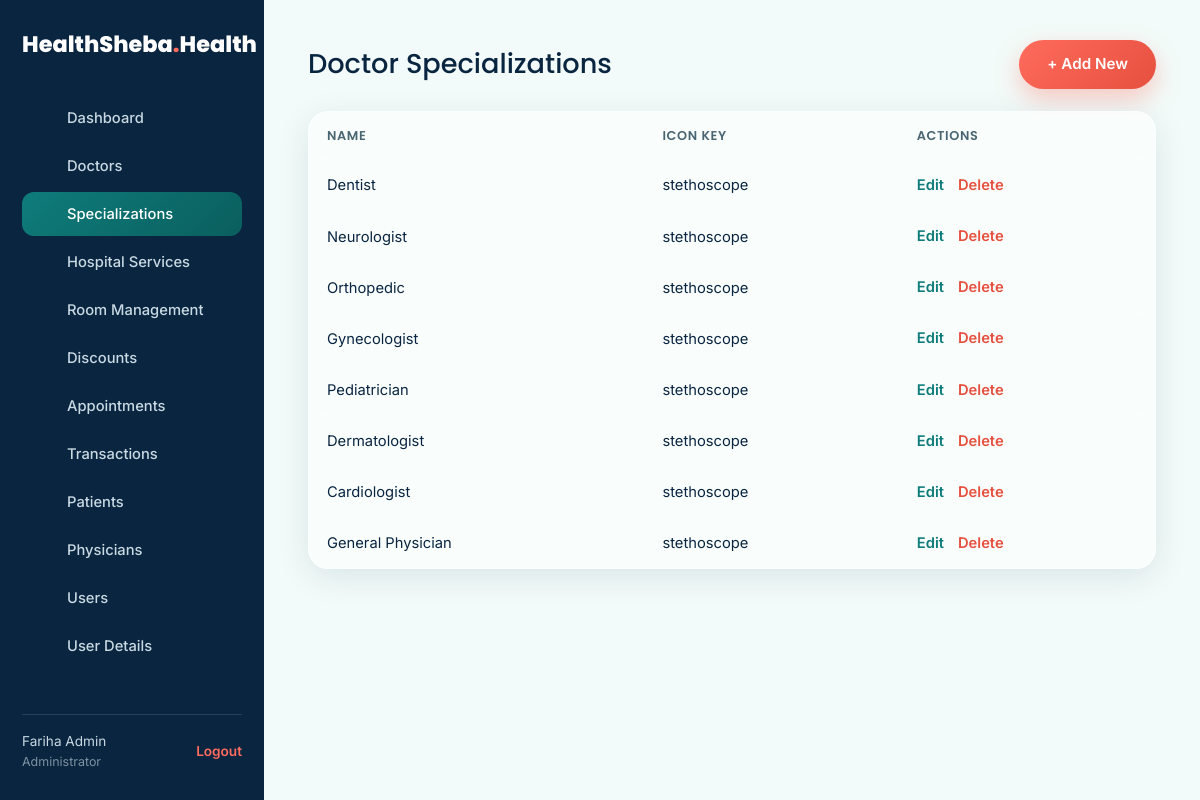
Page /specializations.php (signed in) on the committed database.
### tables this page shows
CREATE TABLE IF NOT EXISTS users (
    id INT AUTO_INCREMENT PRIMARY KEY,
    full_name VARCHAR(150) NOT NULL,
    email VARCHAR(150) NOT NULL UNIQUE,
    phone VARCHAR(30) DEFAULT NULL,
    password_hash VARCHAR(255) NOT NULL,
    role ENUM('admin','patient','physician','vendor') NOT NULL DEFAULT 'patient',
    created_at TIMESTAMP DEFAULT CURRENT_TIMESTAMP
);

CREATE TABLE IF NOT EXISTS doctor_specializations (
    id INT AUTO_INCREMENT PRIMARY KEY,
    name VARCHAR(100) NOT NULL UNIQUE,
    icon VARCHAR(50) DEFAULT 'stethoscope'
);

### specializations.php (called while the page is built, shortened)
<?php
require_once __DIR__ . '/../includes/functions.php';
$config = [
    'table' => 'doctor_specializations',
    'title' => 'Doctor Specializations',
    'fields' => [
        'name' => ['label' => 'Name', 'type' => 'text', 'required' => true],
        'icon' => ['label' => 'Icon key', 'type' => 'text', 'default' => 'stethoscope'],
    ],
    'list_columns' => ['name', 'icon'],
];
require_once __DIR__ . '/../includes/admin_layout_header.php';
require_once __DIR__ . '/../includes/crud_engine.php';
render_crud($pdo, $config);
require_once __DIR__ . '/../includes/admin_layout_footer.php';

### functions.php (called while the page is built, shortened)
<?php
function e(?string $value): string {
    return htmlspecialchars($value ?? '', ENT_QUOTES, 'UTF-8');
}
function is_logged_in(): bool {
    return !empty($_SESSION['user_id']);
}
function current_user(): ?array {
    static $cache = null;
    if ($cache !== null) return $cache;
    $pdo = getPDO();
    $stmt = $pdo->prepare("SELECT id, full_name, email, role FROM users WHERE id = ?");
    $stmt->execute([$_SESSION['user_id']]);
    $cache = $stmt->fetch() ?: null;
    return $cache;
}

### admin_functions.php (called while the page is built, shortened)
<?php
function require_admin(): void {
    $user = current_user();
}

### crud_engine.php (called while the page is built, shortened)
<?php
function render_crud(PDO $pdo, array $config): void {
    $table       = $config['table'];
    $pk          = $config['primary_key'] ?? 'id';
    $fields      = $config['fields'];
    $allowAdd    = $config['allow_add'] ?? true;
    $allowDelete = $config['allow_delete'] ?? true;
    $listColumns = $config['list_columns'] ?? array_keys($fields);
    $title       = $config['title'];
    $action = $_GET['action'] ?? 'list';
    $sql = "SELECT * FROM `$table`";
    $params = [];
    $sql .= " ORDER BY `$pk` DESC LIMIT 200";
    $stmt = $pdo->prepare($sql);
    $stmt->execute($params);
    $rows = $stmt->fetchAll();
    include __DIR__ . '/crud_view.php';
}

### crud_view.php (the view, shortened to what this page needs)
<?php
$showForm = $action === 'add' || $action === 'edit';
$selfFile = basename($_SERVER['PHP_SELF']);
$pwField = null;
?>
<div class="admin-content">
  <div class="admin-content-head">
    <h1><?= e($title) ?></h1>
    <?php if ($allowAdd && !$showForm): ?>
      <a href="?action=add" class="btn btn-primary">+ Add New</a>
    <?php elseif ($showForm): ?>
      <a href="<?= e($selfFile) ?>" class="btn btn-ghost">&larr; Back to list</a>
    <?php endif; ?>
  </div>
  <?php if ($showForm): ?>
    <div class="glass-card" style="padding:30px 34px;max-width:640px;">
      <form method="post">
        <input type="hidden" name="csrf_token" value="<?= e(csrf_token()) ?>">
        <input type="hidden" name="do" value="<?= $action === 'edit' ? 'update' : 'create' ?>">
        <?php if ($action === 'edit'): ?><input type="hidden" name="id" value="<?= (int) $editRow[$pk] ?>"><?php endif; ?>
        <?php foreach ($fields as $key => $f):
            $type = $f['type'] ?? 'text';
            if ($type === 'password') continue;
            $val = $editRow[$key] ?? ($f['default'] ?? '');
        ?>
          <div class="field">
            <label><?= e($f['label']) ?></label>
            <?php if ($type === 'select' && isset($f['options'])): ?>
              <select name="<?= e($key) ?>" <?= ($f['required'] ?? false) ? 'required' : '' ?>>
                <option value="">Select&hellip;</option>
                <?php foreach ($f['options'] as $opt): ?>
                  <option value="<?= (int) $opt['id'] ?>" <?= (string) $val === (string) $opt['id'] ? 'selected' : '' ?>><?= e($opt['name']) ?></option>
                <?php endforeach; ?>
              </select>
            <?php elseif ($type === 'select' && isset($f['enum'])): ?>
              <select name="<?= e($key) ?>">
                <?php foreach ($f['enum'] as $ev => $el): ?>
                  <option value="<?= e((string) $ev) ?>" <?= (string) $val === (string) $ev ? 'selected' : '' ?>><?= e($el) ?></option>
                <?php endforeach; ?>
              </select>
            <?php elseif ($type === 'checkbox'): ?>
              <input type="checkbox" name="<?= e($key) ?>" value="1" <?= $val ? 'checked' : '' ?>>
            <?php elseif ($type === 'textarea'): ?>
              <textarea name="<?= e($key) ?>" rows="3" maxlength="500"><?= e((string) $val) ?></textarea>
            <?php elseif ($type === 'date'): ?>
              <input type="date" name="<?= e($key) ?>" value="<?= e((string) $val) ?>" <?= ($f['required'] ?? false) ? 'required' : '' ?>>
            <?php elseif ($type === 'time'): ?>
              <input type="time" name="<?= e($key) ?>" value="<?= e((string) $val) ?>" <?= ($f['required'] ?? false) ? 'required' : '' ?>>
            <?php elseif ($type === 'number'): ?>
              <input type="number" step="<?= e($f['step'] ?? '1') ?>" name="<?= e($key) ?>" value="<?= e((string) $val) ?>" <?= ($f['required'] ?? false) ? 'required' : '' ?>>
            <?php else: ?>
              <input type="text" name="<?= e($key) ?>" value="<?= e((string) $val) ?>" <?= ($f['required'] ?? false) ? 'required' : '' ?>>
            <?php endif; ?>
          </div>
        <?php endforeach; ?>
        <?php if ($pwField): [$pwKey, $pwF] = $pwField; ?>
          <div class="field">
            <label><?= e($pwF['label']) ?><?= $action === 'edit' ? ' (leave blank to keep current password)' : '' ?></label>
            <input type="password" name="<?= e($pwKey) ?>" minlength="8" <?= $action === 'add' ? 'required' : '' ?>>
          </div>
        <?php endif; ?>
        <button type="submit" class="btn btn-primary btn-block">Save</button>
      </form>
    </div>
  <?php else: ?>
    <div class="glass-card" style="padding:0;overflow:auto;">
      <table class="admin-table">
        <thead>
          <tr>
            <?php foreach ($listColumns as $col): ?>
              <th><?= e($fields[$col]['label'] ?? ucfirst(str_replace('_', ' ', $col))) ?></th>
            <?php endforeach; ?>
            <th>Actions</th>
          </tr>
        </thead>
        <tbody>
          <?php foreach ($rows as $row): ?>
            <tr>
              <?php foreach ($listColumns as $col):
                  $v = $row[$col] ?? '';
              ?>
                <td><?= e((string) $v) ?></td>
              <?php endforeach; ?>
              <td class="admin-actions">
                <a href="?action=edit&id=<?= (int) $row[$pk] ?>">Edit</a>
                <?php if ($allowDelete): ?>
                  <form method="post" onsubmit="return confirm('Delete this record? This cannot be undone.');" style="display:inline;">
                    <button type="submit" class="link-btn">Delete</button>
                  </form>
                <?php endif; ?>
              </td>
            </tr>
          <?php endforeach; ?>
        </tbody>
      </table>
    </div>
  <?php endif; ?>
</div>

### admin_layout_header.php (shortened to what this page needs)
<?php
require_once __DIR__ . '/functions.php';
require_once __DIR__ . '/icons.php';
require_once __DIR__ . '/admin_functions.php';
require_admin();
$user = current_user();
$currentFile = basename($_SERVER['PHP_SELF']);
$navItems = [
    ['index.php', 'admin', 'Dashboard'],
    ['doctors.php', 'doctor', 'Doctors'],
    ['specializations.php', 'specialization', 'Specializations'],
    ['services.php', 'services', 'Hospital Services'],
    ['rooms.php', 'room', 'Room Management'],
    ['discounts.php', 'discount', 'Discounts'],
    ['appointments.php', 'appointment', 'Appointments'],
    ['transactions.php', 'transaction', 'Transactions'],
    ['patients.php', 'patients', 'Patients'],
    ['physicians.php', 'physicians', 'Physicians'],
    ['users.php', 'users', 'Users'],
    ['user_details.php', 'userdetails', 'User Details'],
];
?>
<!DOCTYPE html>
<html lang="en">
<head>
<link rel="stylesheet" href="https://cdn.jsdelivr.net/npm/bootstrap@5.3.3/dist/css/bootstrap.min.css">
<link rel="stylesheet" href="../assets/css/style.css">
</head>
<body class="admin-body">
<div class="admin-shell">
  <aside class="admin-sidebar">
    <a href="../index.php" class="brand" style="color:#fff;margin-bottom:34px;display:block;">HealthSheba<span class="dot">.</span>Health</a>
    <nav class="admin-nav">
      <?php foreach ($navItems as [$file, $ic, $label]): ?>
        <a href="<?= e($file) ?>" class="admin-nav-link<?= $currentFile === $file ? ' active' : '' ?>">
          <?= icon($ic) ?><span><?= e($label) ?></span>
        </a>
      <?php endforeach; ?>
    </nav>
    <div class="admin-sidebar-foot">
      <div><?= e($user['full_name']) ?><br><span style="opacity:.6;font-size:.78rem;">Administrator</span></div>
      <a href="../logout.php">Logout</a>
    </div>
  </aside>
  <main class="admin-main">

### style.css (style rules this page uses)
:root { --teal: #0E7C7B; --teal-dark: #0A5F5E; --navy: #0A2540; --mint: #F2FBF9; --coral: #FF6B5C; --coral-dark: #E5503F; --gold: #E8B94E; --glass-bg: rgba(255,255,255,0.55); --glass-border: rgba(255,255,255,0.35); --text-main: #0A2540; --text-soft: #4A6572; --bg-body: var(--mint); --card-bg: rgba(255,255,255,0.6); --shadow: 0 8px 32px rgba(10,37,64,0.10); --radius: 20px; --transition: 0.35s cubic-bezier(.25,.8,.25,1); }
* { box-sizing: border-box; }
html { scroll-behavior: smooth; }
body { margin: 0; font-family: 'Inter', sans-serif; color: var(--text-main); background: var(--bg-body); transition: background var(--transition), color var(--transition); overflow-x: hidden; }
h1,h2,h3,h4,.brand { font-family: 'Poppins', sans-serif; }
a { text-decoration:none; color: inherit; }
.brand { font-weight:800; font-size:1.4rem; display:flex; align-items:center; gap:8px; color: var(--text-main); }
.brand .dot { color: var(--coral); }
.btn { display:inline-flex; align-items:center; gap:8px; padding: 13px 28px; border-radius: 50px; font-weight:600; font-size:.95rem; cursor:pointer; border:none; transition: all var(--transition); }
.btn-primary { background: linear-gradient(135deg, var(--coral), var(--coral-dark)); color:#fff; box-shadow: 0 10px 24px rgba(255,107,92,0.35); }
.glass-card { background: var(--card-bg); border:1px solid var(--glass-border); border-radius: var(--radius); backdrop-filter: blur(14px) saturate(150%); box-shadow: var(--shadow); transition: transform var(--transition), box-shadow var(--transition); will-change: transform; }
.admin-body { background: var(--bg-body); }
.admin-shell { display:flex; min-height:100vh; }
.admin-sidebar { width: 264px; flex-shrink:0; background: var(--navy); color:#C9D9E2; padding: 28px 22px; display:flex; flex-direction:column; position:sticky; top:0; height:100vh; }
.admin-nav { display:flex; flex-direction:column; gap:4px; flex:1; overflow-y:auto; }
.admin-nav-link { display:flex; align-items:center; gap:12px; padding:11px 14px; border-radius:12px; color:#C9D9E2; font-size:.92rem; font-weight:500; transition: background var(--transition), color var(--transition); }
.admin-nav-link.active { background: linear-gradient(135deg, var(--teal), var(--teal-dark)); color:#fff; }
.admin-sidebar-foot { border-top: 1px solid rgba(255,255,255,0.12); padding-top:16px; margin-top:16px; display:flex; align-items:center; justify-content:space-between; font-size:.85rem; gap:10px; }
.admin-sidebar-foot a { color: var(--coral); font-weight:600; }
.admin-main { flex:1; padding: 40px 44px; min-width:0; }
.admin-content h1 { font-family:'Poppins'; font-size:1.7rem; margin:0 0 6px; }
.admin-content-head { display:flex; align-items:center; justify-content:space-between; margin-bottom:22px; gap:16px; flex-wrap:wrap; }
.admin-content-head h1 { margin:0; }
.admin-table { width:100%; border-collapse:collapse; font-size:.92rem; min-width:600px; }
.admin-table th, .admin-table td { padding:14px 18px; text-align:left; border-bottom:1px solid var(--glass-border); }
.admin-table th { font-family:'Poppins'; font-weight:600; color: var(--text-soft); font-size:.8rem; text-transform:uppercase; letter-spacing:.05em; }
.admin-table tr:last-child td { border-bottom:none; }
.admin-actions { display:flex; gap:14px; white-space:nowrap; }
.admin-actions a { color: var(--teal); font-weight:600; }
.link-btn { background:none; border:none; padding:0; color: var(--coral-dark); font-weight:600; cursor:pointer; font-family:'Inter'; font-size:.92rem; }

### rows in the picture
users: full_name "Fariha Admin"
doctor_specializations: name "Dentist", icon "stethoscope"
doctor_specializations: name "Neurologist", icon "stethoscope"
doctor_specializations: name "Orthopedic", icon "stethoscope"
doctor_specializations: name "Gynecologist", icon "stethoscope"
doctor_specializations: name "Pediatrician", icon "stethoscope"
doctor_specializations: name "Dermatologist", icon "stethoscope"
doctor_specializations: name "Cardiologist", icon "stethoscope"
doctor_specializations: name "General Physician", icon "stethoscope"

### other values in the picture
$label "Dashboard"
$label "Doctors"
$label "Specializations"
$label "Hospital Services"
$label "Room Management"
$label "Discounts"
$label "Appointments"
$label "Transactions"
$label "Patients"
$label "Physicians"
$label "Users"
$label "User Details"
$title "Doctor Specializations"
$fields[$col]['label'] "NAME"
$fields[$col]['label'] "ICON KEY"
